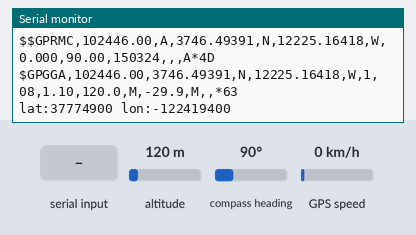
Simulated run of this sketch. Board: Arduino Uno, built with avr-gcc and run on an emulated ATmega328P. Parts: the last lines printed to the serial monitor. Inputs (shaded band) come from the test bench; at power-on: altitude 120 m, compass heading 90°, GPS speed 0 km/h. The GPS gets a fix after 3 s at 37.7749, -122.4194 with 8 satellites.

Above: at 16.2 s.
16.3 s: altitude set to 500 m
At 17.6 s:
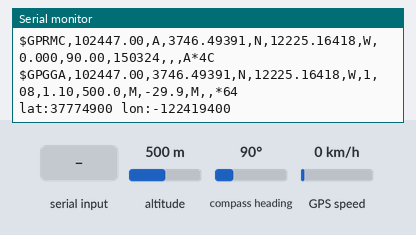
19.5 s: compass heading set to 269°
At 21.0 s:
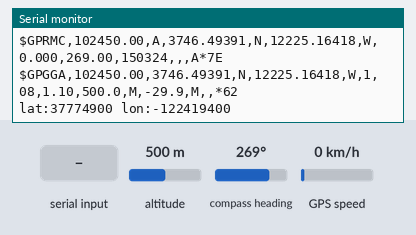
22.6 s: altitude set to 90 m
At 24.1 s:
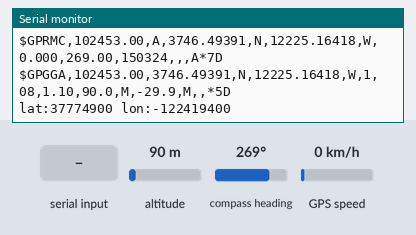
24.7 s: altitude set to 980 m
At 26.2 s:
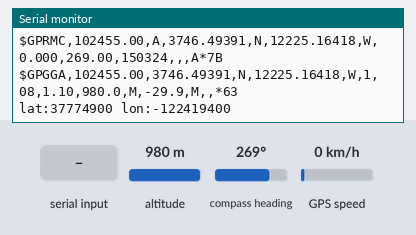
28.9 s: "1" received over the second serial link
At 30.1 s:
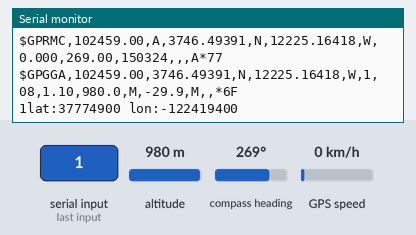
31.0 s: "0" received over the second serial link
At 32.0 s:
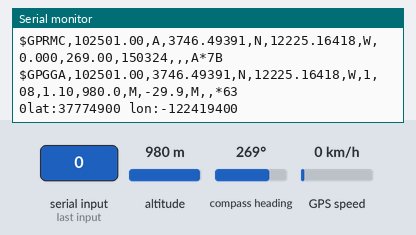
Timing chart, 0 to 33.5 s (numbered marks = the images above; inputs shaded):
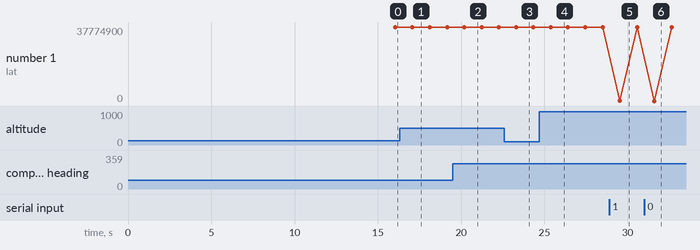

Measured:
- after the input at 16.3 s, the serial monitor: prints a new line after 0.77 s (image 1)
- after the input at 19.5 s, the serial monitor: prints a new line after 0.66 s (image 2)
- after the input at 22.6 s, the serial monitor: prints a new line after 0.69 s (image 3)
- after the input at 24.7 s, the serial monitor: prints a new line after 0.67 s (image 4)
- after the input at 28.9 s, the serial monitor: prints a new line after 0.63 s (image 5)
- after the input at 31.0 s, the serial monitor: prints a new line after 0.60 s (image 6)

The sketch:

BusTraking.ino
```cpp
//!!AUM!!
// GPS, IOT,
#include <SoftwareSerial.h>
SoftwareSerial mySerial(12, 13);      // RX, TX
#include <TinyGPS.h>
TinyGPS gps; // create gps object


long lat = 0,lon = 0;
long latitude = 0,longitude= 0;

int   crnt_match_point = 0;
char  browser_LinkID = 0,App_LinkID = 0;
char  AppContDataSending = 0;
int   ContSending_timer = 0;
char  wifi_error = 0;

unsigned int base_ms = 0;


void setup()
{ Serial.begin(115200);       //WIFI MODULE
  mySerial.begin(9600);       //GPS MODULE

  delay(3000);
  if(!AT_test())
  { Serial.println(F("Check ESP Module and Restart Arduino"));
    wifi_error = 1;
  }
  if(!Server_setup())
  { Serial.println(F("Server Not Setup"));
    wifi_error = 1;
  }
}


void loop()
{   GET_NEW_DATA();

    delay(10);
    base_ms++;
    if(base_ms < 100)  return;
    base_ms = 0;

    gps_read();
    Send_Continously();
    if(wifi_error == 1)
    { Serial.println("lat:"+String(lat) + " lon:"+String(lon));
    }
}


void gps_read(void)
{ while(mySerial.available())
  {// check for gps data
    char gps_read = mySerial.read();
    if(wifi_error == 1)   Serial.print(gps_read);
    if(gps.encode(gps_read))
    { // encode gps data
      gps.get_position(&lat,&lon); // get latitude and longitude
      // display position
      if(lat != 0)   latitude = lat;
      if(lon != 0)   longitude = lon;
    }
  }
}


//----------Wifi Code-------------------------------------
void GET_NEW_DATA(void)
{ if (Serial.available() == 0) return;

  String Data = "";
  Data = readData(1000);
  byte temp = 0;
  char str_to_char_buff[50];
  Data.toCharArray(str_to_char_buff,50);

  if(compare_string(Data, (char *)"+IPD,",5))
  {   temp =  crnt_match_point;
      if(compare_string(Data, (char *)"APP_",4))
      { App_LinkID = str_to_char_buff[temp];
        AppContDataSending = 1;
        AppData_Send(App_LinkID);
        return;
      }
  }
  if(compare_string(Data, (char *)"CLOSED",6))
  { if(str_to_char_buff[crnt_match_point-8] == App_LinkID)  AppContDataSending = 0;
  }
}


void Send_Continously(void)
{ ContSending_timer++;
  if(ContSending_timer < 10) return;
  ContSending_timer = 0;

  if(AppContDataSending == 1)
  {   AppData_Send(App_LinkID);
  }
}


bool AppData_Send(char Link_ID)
{ String data = "A00000000B00000000_";
  int string_size = data.length();

  Serial.print("AT+CIPSEND=");
  Serial.print(Link_ID);
  Serial.print(",");
  Serial.println(string_size,DEC);
  data = readData(2000);

  if (compare_string(data, (char *)">", 1))
  { Serial.write("A");
    if(latitude == 0)   Serial.print("0000000");
    Serial.print(latitude);
    Serial.write("B");
    if(longitude == 0)  Serial.print("0000000");
    Serial.print(longitude);
    Serial.write("_");

    data = readData(2000);
    if(compare_string(data,(char *)"SEND OK", 7)) return true;
  }
  return false;
}

bool Server_setup(void)
{ AT_RESTORE();
  AT_CWMODE(3);
  AT_CIPMUX();
//  if(!AT_CWSAP("WIFI_HOTSPOT","1234567890"))  return false;
  if(!AT_CWJAP("hotspot","1234567890"))
  {   Serial.println("Not Connected to server");
      return false;
  }
  if (!AT_CIPSERVER(1234))                     return false;
  return true;
}

bool AT_CWJAP(String ipaddr,String passwrd)
{ String data = "";
  bool return_flag = 0;
  Serial.print("AT+CWJAP=\"");
  Serial.print(ipaddr);
  Serial.print("\",\"");
  Serial.print(passwrd);
  Serial.println("\"");
  data = readData(5000);
  if(compare_string(data,(char *)"WIFI DISCONNECT",15)) return(0);
  return_flag = compare_string(data,(char *)"WIFI CONNECTED",14);
  return(return_flag);
}

bool AT_test(void)
{ String data = "";
  Serial.println(F("AT"));
  data = readData(1000);
  return(compare_string(data,(char *)"OK",2));
}

void AT_RESTORE(void)
{ Serial.println(F("AT+RESTORE"));
  readData(3000);
}

void AT_RST(void)
{ Serial.println(F("AT+RST"));
  readData(1000);
}

void AT_CWMODE(char Mode)
{ Serial.print(F("AT+CWMODE="));
  Serial.println(Mode,DEC);
  readData(1000);
}
void AT_CIPMUX(void)
{ String data = "";
  Serial.println(F("AT+CIPMUX=1"));
  data = readData(1000);
}

bool AT_CWSAP(String My_WifiName,String My_Wifipswd)
{ String data = "";
  Serial.print(F("AT+CWSAP=\""));
  Serial.print(My_WifiName);
  Serial.print(F("\",\""));
  Serial.print(My_Wifipswd);
  Serial.println(F("\",5,3"));
  data = readData(5000);
  return (compare_string(data, (char *)"OK", 2));
}

bool AT_CIPSERVER(int port_num)
{ String data = "";
  Serial.print(F("AT+CIPSERVER=1,"));
  Serial.println(port_num,DEC);
  data = readData(1000);
  return(compare_string(data,(char *)"OK",2));
}

bool AT_CIPCLOSE(char linkID)
{ String data = "";
  Serial.print(F("AT+CIPCLOSE="));
  Serial.println(linkID);
  data = readData(1000);
  return(compare_string(data,(char *)"OK",2));
}

bool compare_string(String main_str,char *sub_str,char String2_size)
{ int main_str_length = 0,i = 0;
  main_str_length  = main_str.length();
  while(main_str_length != i)
  { if(main_str.substring(i,i + String2_size) == sub_str)
    { crnt_match_point = i+String2_size;
      return true;
    }
    i++;
  }
  return false;
}

String readData(unsigned long timeout)
{   String data = "";
    char i = 0;
    unsigned long t = millis();
    while(millis() - t < timeout)
    { if(Serial.available() > 0)
      {   char r = Serial.read();
          if(i < 50)  data += r;
          t = millis();
          i++;
      }
    }
//    Serial.println(data);
    return data;
}
//--------------------------------------------------------
```
